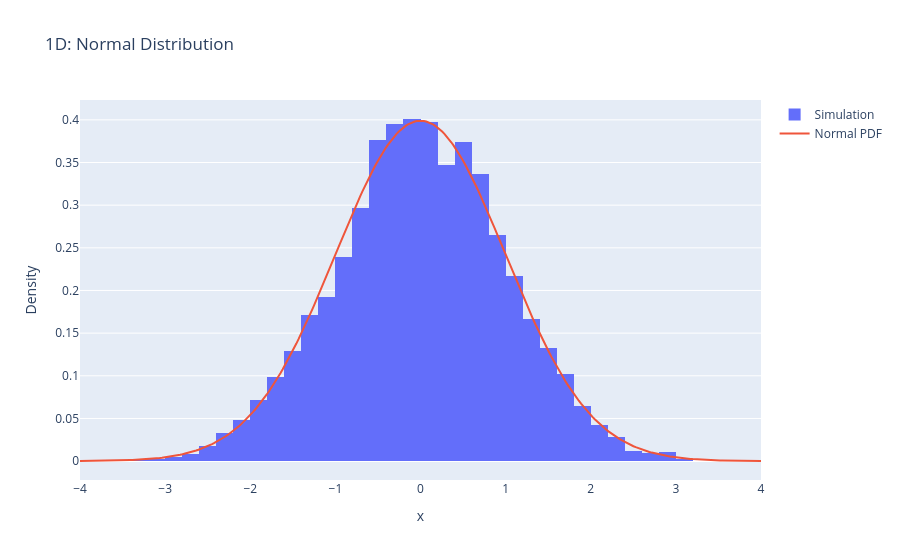

Notebook code for this chart:
### Markdown cell above
### HOW CHANGE IN DIMENSIONS SHAPE THE DISTRIBUTION?

### Code cell
#1D -> Normal

x = np.random.normal(0, sigma, N)
fig = go.Figure()

fig.add_trace(
    go.Histogram(
        x=x,
        histnorm="probability density",
        nbinsx=50,
        name="Simulation"
    )
)

xx = np.linspace(-4,4,300)

pdf = (1/(sigma * np.sqrt(2 * np.pi))) * np.exp(-0.5 * (xx / sigma)**2)

fig.add_trace(
    go.Scatter(
        x=xx,
        y=pdf,
        mode="lines",
        name="Normal PDF"
    )
)

fig.update_layout(
    title="1D: Normal Distribution",
    xaxis_title="x",
    yaxis_title="Density"
)

fig.show()

### Figure 1 — Plotly figure (JSON) as saved in the notebook; plotly's stock layout.template omitted (floating-point values rounded to 4 significant figures; data arrays with more than 128 entries replaced by an {"elided": "..."} marker saying what was removed)
{"data": [{"histnorm": "probability density", "name": "Simulation", "nbinsx": 50, "type": "histogram", "x": {"elided": "5000 float values"}}, {"mode": "lines", "name": "Normal PDF", "type": "scatter", "x": {"elided": "300 float values"}, "y": {"elided": "300 float values"}}], "layout": {"title": {"text": "1D: Normal Distribution"}, "xaxis": {"title": {"text": "x"}}, "yaxis": {"title": {"text": "Density"}}}}
